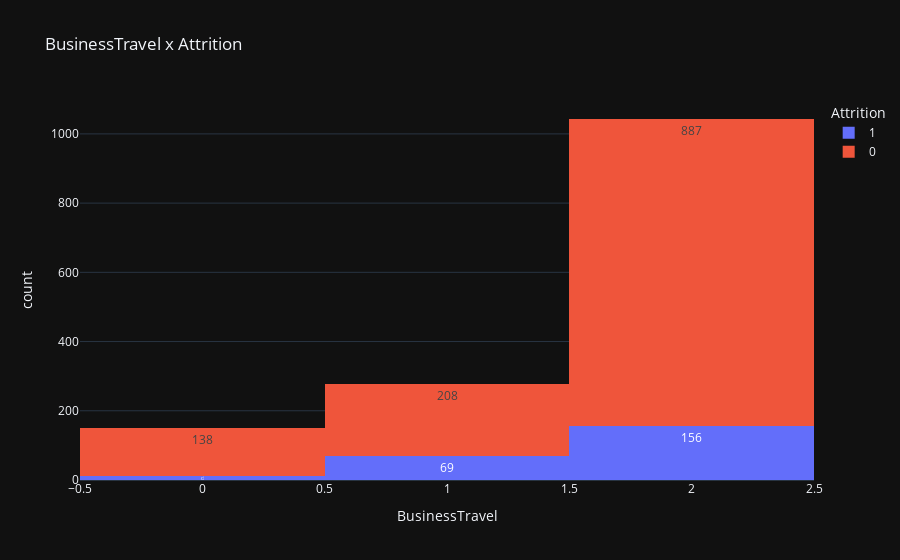
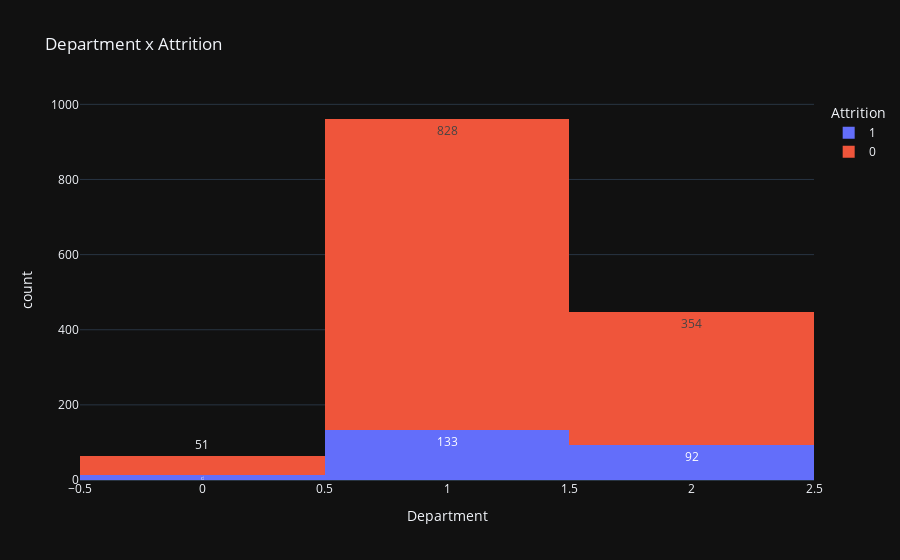
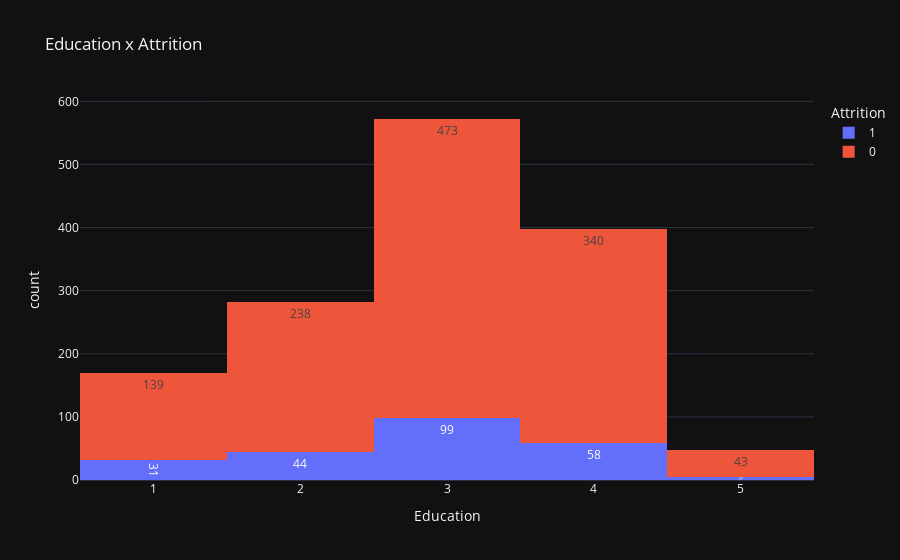
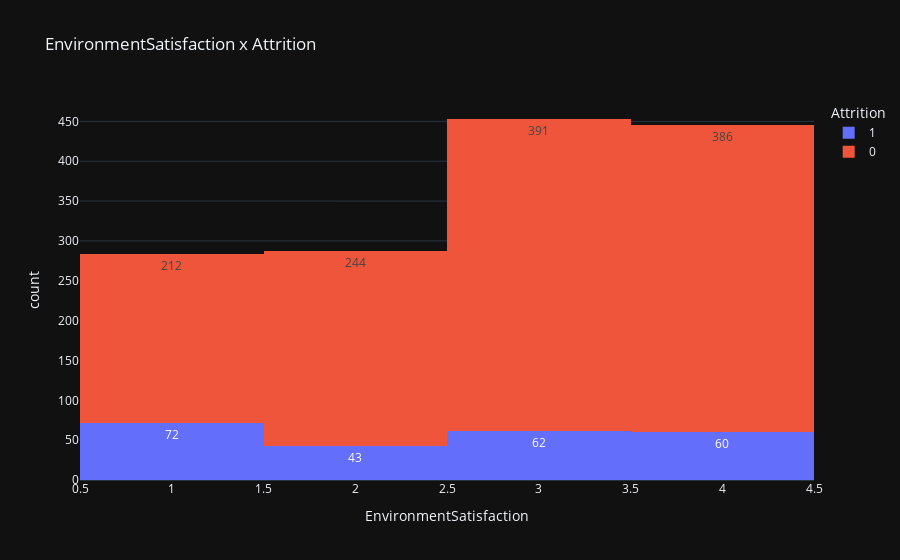

These figures' notebook cell, in order:
### Code cell
import plotly.express as px
def barplot(column):
    fig = px.histogram(df1, x=column, color='Attrition', template='plotly_dark',
                       title=f'{column} x Attrition', text_auto='d3-format')
    fig.show()

# Creating visualizations for categorical values
barplot('BusinessTravel')
barplot('Department')
barplot('Education')
barplot('EnvironmentSatisfaction')
barplot('EducationField')
barplot('Gender')
barplot('JobInvolvement')
barplot('JobSatisfaction')
barplot('WorkLifeBalance')
barplot('PerformanceRating')
barplot('JobRole')
barplot('MaritalStatus')
barplot('RelationshipSatisfaction')
barplot('OverTime')

### Figure 1 — Plotly figure (JSON) as saved in the notebook; plotly's stock layout.template omitted (floating-point values rounded to 4 significant figures; data arrays with more than 128 entries replaced by an {"elided": "..."} marker saying what was removed)
{"data": [{"bingroup": "x", "hovertemplate": "Attrition=1<br>BusinessTravel=%{x}<br>count=%{y}<extra></extra>", "legendgroup": "1", "marker": {"color": "#636efa", "pattern": {"shape": ""}}, "name": "1", "orientation": "v", "showlegend": true, "texttemplate": "%{value:d3-format}", "type": "histogram", "x": {"elided": "237 int values"}, "xaxis": "x", "yaxis": "y"}, {"bingroup": "x", "hovertemplate": "Attrition=0<br>BusinessTravel=%{x}<br>count=%{y}<extra></extra>", "legendgroup": "0", "marker": {"color": "#EF553B", "pattern": {"shape": ""}}, "name": "0", "orientation": "v", "showlegend": true, "texttemplate": "%{value:d3-format}", "type": "histogram", "x": {"elided": "1233 int values"}, "xaxis": "x", "yaxis": "y"}], "layout": {"barmode": "relative", "legend": {"title": {"text": "Attrition"}, "tracegroupgap": 0}, "title": {"text": "BusinessTravel x Attrition"}, "xaxis": {"anchor": "y", "domain": [0, 1], "title": {"text": "BusinessTravel"}}, "yaxis": {"anchor": "x", "domain": [0, 1], "title": {"text": "count"}}}}

### Figure 2 — Plotly figure (JSON) as saved in the notebook; plotly's stock layout.template omitted (floating-point values rounded to 4 significant figures; data arrays with more than 128 entries replaced by an {"elided": "..."} marker saying what was removed)
{"data": [{"bingroup": "x", "hovertemplate": "Attrition=1<br>Department=%{x}<br>count=%{y}<extra></extra>", "legendgroup": "1", "marker": {"color": "#636efa", "pattern": {"shape": ""}}, "name": "1", "orientation": "v", "showlegend": true, "texttemplate": "%{value:d3-format}", "type": "histogram", "x": {"elided": "237 int values"}, "xaxis": "x", "yaxis": "y"}, {"bingroup": "x", "hovertemplate": "Attrition=0<br>Department=%{x}<br>count=%{y}<extra></extra>", "legendgroup": "0", "marker": {"color": "#EF553B", "pattern": {"shape": ""}}, "name": "0", "orientation": "v", "showlegend": true, "texttemplate": "%{value:d3-format}", "type": "histogram", "x": {"elided": "1233 int values"}, "xaxis": "x", "yaxis": "y"}], "layout": {"barmode": "relative", "legend": {"title": {"text": "Attrition"}, "tracegroupgap": 0}, "title": {"text": "Department x Attrition"}, "xaxis": {"anchor": "y", "domain": [0, 1], "title": {"text": "Department"}}, "yaxis": {"anchor": "x", "domain": [0, 1], "title": {"text": "count"}}}}

### Figure 3 — Plotly figure (JSON) as saved in the notebook; plotly's stock layout.template omitted (floating-point values rounded to 4 significant figures; data arrays with more than 128 entries replaced by an {"elided": "..."} marker saying what was removed)
{"data": [{"bingroup": "x", "hovertemplate": "Attrition=1<br>Education=%{x}<br>count=%{y}<extra></extra>", "legendgroup": "1", "marker": {"color": "#636efa", "pattern": {"shape": ""}}, "name": "1", "orientation": "v", "showlegend": true, "texttemplate": "%{value:d3-format}", "type": "histogram", "x": {"elided": "237 int values"}, "xaxis": "x", "yaxis": "y"}, {"bingroup": "x", "hovertemplate": "Attrition=0<br>Education=%{x}<br>count=%{y}<extra></extra>", "legendgroup": "0", "marker": {"color": "#EF553B", "pattern": {"shape": ""}}, "name": "0", "orientation": "v", "showlegend": true, "texttemplate": "%{value:d3-format}", "type": "histogram", "x": {"elided": "1233 int values"}, "xaxis": "x", "yaxis": "y"}], "layout": {"barmode": "relative", "legend": {"title": {"text": "Attrition"}, "tracegroupgap": 0}, "title": {"text": "Education x Attrition"}, "xaxis": {"anchor": "y", "domain": [0, 1], "title": {"text": "Education"}}, "yaxis": {"anchor": "x", "domain": [0, 1], "title": {"text": "count"}}}}

### Figure 4 — Plotly figure (JSON) as saved in the notebook; plotly's stock layout.template omitted (floating-point values rounded to 4 significant figures; data arrays with more than 128 entries replaced by an {"elided": "..."} marker saying what was removed)
{"data": [{"bingroup": "x", "hovertemplate": "Attrition=1<br>EnvironmentSatisfaction=%{x}<br>count=%{y}<extra></extra>", "legendgroup": "1", "marker": {"color": "#636efa", "pattern": {"shape": ""}}, "name": "1", "orientation": "v", "showlegend": true, "texttemplate": "%{value:d3-format}", "type": "histogram", "x": {"elided": "237 int values"}, "xaxis": "x", "yaxis": "y"}, {"bingroup": "x", "hovertemplate": "Attrition=0<br>EnvironmentSatisfaction=%{x}<br>count=%{y}<extra></extra>", "legendgroup": "0", "marker": {"color": "#EF553B", "pattern": {"shape": ""}}, "name": "0", "orientation": "v", "showlegend": true, "texttemplate": "%{value:d3-format}", "type": "histogram", "x": {"elided": "1233 int values"}, "xaxis": "x", "yaxis": "y"}], "layout": {"barmode": "relative", "legend": {"title": {"text": "Attrition"}, "tracegroupgap": 0}, "title": {"text": "EnvironmentSatisfaction x Attrition"}, "xaxis": {"anchor": "y", "domain": [0, 1], "title": {"text": "EnvironmentSatisfaction"}}, "yaxis": {"anchor": "x", "domain": [0, 1], "title": {"text": "count"}}}}
